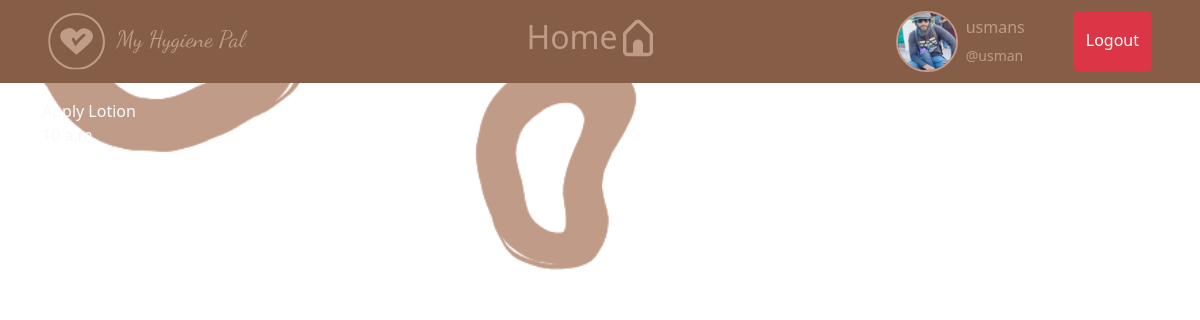
The page /category/1/ (signed in) on the database its author committed.
### PersonalHygieneTracker/models.py (models this page shows)
class User(AbstractUser):
    name = models.CharField(max_length=200, null=True)
    email = models.EmailField(unique=True, null=True)
    bio = models.TextField(null=True, default="I am using the Personal Hygiene Tracker.")
    streak = models.BooleanField(null=True)
    avatar = models.ImageField(null=True, default="avatar.svg")
    badges = models.IntegerField(null=True, default=0)
    USERNAME_FIELD = 'email'
    REQUIRED_FIELDS = []

class Routine(models.Model):
    user = models.ForeignKey(User, on_delete=models.SET_NULL, null=True, blank=True)
    category = models.ForeignKey(Category, on_delete=models.CASCADE)
    task = models.CharField(max_length=500, null=True)
    description = models.TextField(null=True, blank=True)
    updated = models.DateTimeField(auto_now=True)
    created = models.DateTimeField(auto_now_add=True)
    time = models.TimeField(default=time(hour=23, minute=59))
    completed = models.BooleanField(default=False)
    def __str__(self):
        return self.task

### PersonalHygieneTracker/views.py (the view)
# urls.py: path('category/<str:pk>/', views.category, name='category'),
@login_required(login_url="login")
def category(request, pk):
    category = models.Category.objects.get(id=int(pk))
    routines = category.routine_set.all().order_by('-time')
    context = {'routines':routines, 'category':category}
    return render(request, 'PersonalHygieneTracker/category.html', context)

### PersonalHygieneTracker/templates/PersonalHygieneTracker/category.html
{% extends 'base.html' %}
{% block content %}
    <div>
        {% for routine in routines %}
            <div class="text-light">{{routine}}</div>
            <div class="text-light">{{routine.time}}</div>
        {% endfor %}
    </div>
{% endblock %}

### templates/base.html (shortened to what this page needs)
<!DOCTYPE html>
{% load static %}
<html lang="en">
<head>
    <link href="https://cdn.jsdelivr.net/npm/bootstrap@5.3.0/dist/css/bootstrap.min.css" rel="stylesheet">
    <link rel="stylesheet" type="text/css" href="{% static 'css/style.css' %}"/>
</head>
<body>
    {% if not main %}
    <nav class="navbar navbar-expand-lg navbar-light bg-secondary d-flex justify-content-between">
        <a class="navbar-brand mx-5" href="{% url 'index' %}"></a>
        <div class="d-flex">
            <a class="nav-item nav-link link-danger mx-3 d-flex" href="{% url 'home' %}">
                <h2>Home</h2>
            </a>
        </div>
        <div class="d-flex">
            <a class="d-flex link-danger" href="{% url 'profile' request.user.id %}">
                <div class="profile-pic profile-pic-medium mx-2">
                    <img src="{{request.user.avatar.url}}" />
                </div>
                <div>
                    <p class="my-1">{{request.user.name}} </p><small>@{{request.user.username}}</small>
                </div>
            </a>
            <a href="{% url 'logout' %}" class="mx-5 btn btn-danger py-3">Logout</a>
        </div>
    </nav>
    {% endif %}
    <div class="container mt-3">
        {% block content %}
        {% endblock %}
    </div>
</body>
</html>

### static/css/style.css (style rules this page uses)
body { background-image: url('../images/MHP_mainpage.png'); background-size: cover; background-repeat: no-repeat; background-attachment: fixed; background-color: #0b0c10; }
.bg-secondary { background-color: var(--darkerbrown)!important; color: white }
.link-danger { color: var(--brown)!important; text-decoration: none; }
:root { --brown: #c09c88; --darkerbrown: #865d46; --darkererbrown: #32231a; }
.profile-pic { position: relative; display: inline-block; border-radius: 50%; border: 2px solid var(--brown); }
.profile-pic img { display: block; border-radius: 50%; object-fit: cover; object-position: center; }
.profile-pic.profile-pic-medium img { width: 3.6rem; height: 3.6rem; border-radius: 50%; }

### rows shown on the page
User: user.avatar (picture), user.name "usmans", user.username "usman"
Routine: task "Apply Lotion", time "10 a.m."
